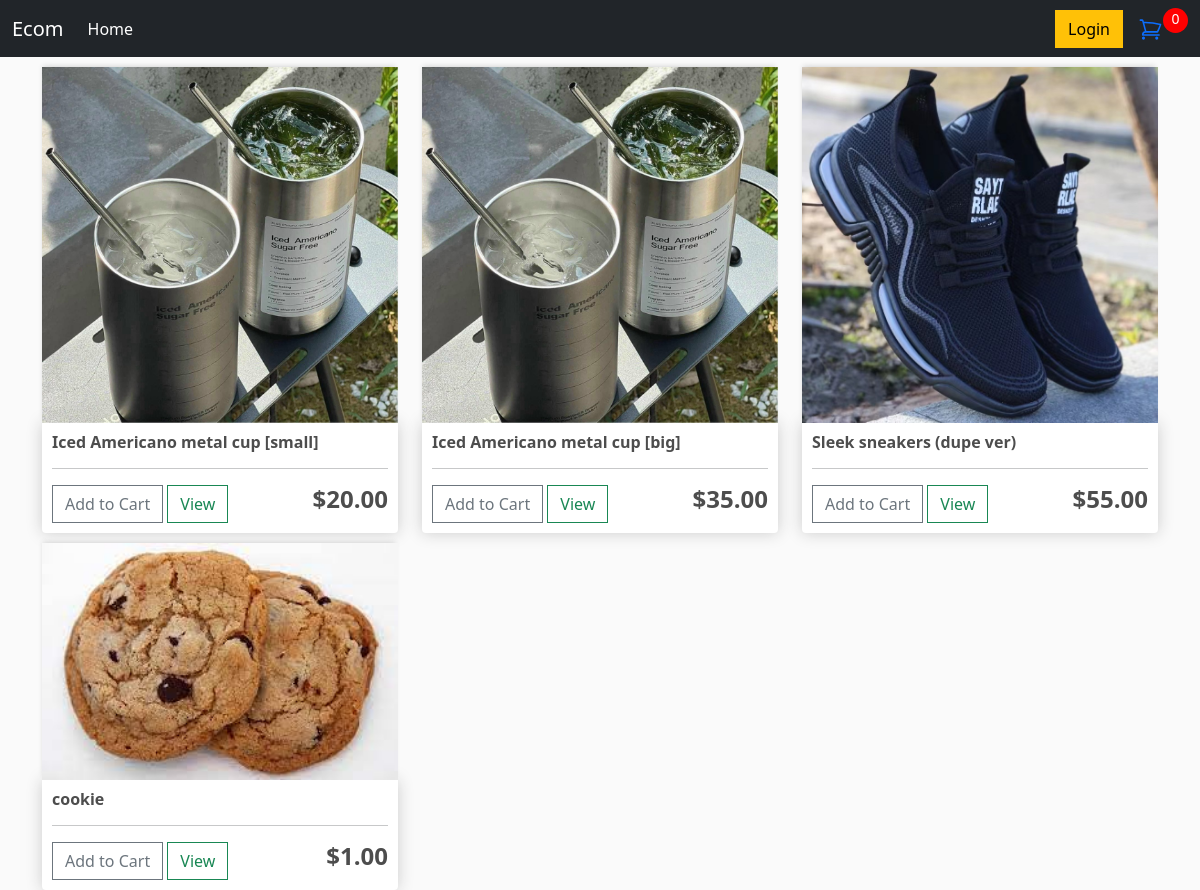
The page / on the database its author committed.
### store/models.py (models this page shows, shortened)
class Products(models.Model):
    name = models.CharField(max_length=200, null=True)
    description = models.TextField()
    price = models.DecimalField(max_digits=7, decimal_places=2)
    image = models.ImageField(null=True, blank=True)
    quantity = models.PositiveIntegerField(default=0)
    @property
    def imageURL(self):
        try:
            url = self.image.url
        except:
            url = ''
        return url

### store/views.py (the view)
# urls.py: path('', include('store.urls')),
def store(request):
    data = cartData(request)
    cartItems = data['cartItems']
    order = data['order']
    items = data['items']
    products = Products.objects.all()
    context = {'products': products, 'cartItems': cartItems, 'cartlength': 0}
    return render(request, 'store.html', context)

### store/utils.py (called while the page is built, shortened)
def cookieCart(request):
    try:
        cart = json.loads(request.COOKIES['cart'])
    except:
        cart = {}
    print('cart: ', cart)
    items = []
    order = {'get_cart_total': 0, 'get_cart_items': 0, 'shipping': False}
    cartItems = order['get_cart_items']
    return {'cartItems' : cartItems, 'order' : order, 'items' : items}

def cartData(request):
    if request.user.is_authenticated:
        customer = request.user.customer
        order, created = Order.objects.get_or_create(
            customer=customer, complete=False)
        items = order.orderitem_set.all()
        cartItems = order.get_cart_items
    else:
        cookieData = cookieCart(request)
        cartItems = cookieData['cartItems']
        items = cookieData['items']
        order = cookieData['order']
    return {'cartItems' : cartItems, 'order' : order, 'items' : items}

### store/templates/store.html
{% extends 'main.html' %} {% load static %} {% block content %}
<link rel="stylesheet" href="{% static 'CSS/main.css' %}" />
<div class="container">
  <div class="row">
    {% for product in products %}
    <div class="col-lg-4">
        <img class="thumbnail" src="{{product.imageURL}}" />
        <div class="box-element product">
            <h6><strong>{{product.name}}</strong></h6>
            <hr />
            <button data-img="{{product.imageURL}}" data-name="{{product.name}}" data-product="{{product.id}}" data-action="add" data-price="{{product.price}}" class="btn btn-outline-secondary add-btn update-cart">
                Add to Cart
            </button>
            <a class="btn btn-outline-success" href="{% url 'product_detail' product.pk %}">View</a>
            <h4 style="float: right">
                <strong>${{product.price}}</strong>
            </h4>
        </div>
    </div>
    {% endfor %}
</div>
{% endblock content %}

### static/CSS/main.css (style rules this page uses)
body { --backgroundcolor: #d1cfe2; --textcolor: #9cadce; --highlighttextcolor: #8a8dba; --elementcolor: #7ec4cf; background-color: var(--backgroundcolor); position: relative; }
body { background-color: hsl(0, 0%, 98%); }
h1, h2, h3, h4, h5, h6 { color: hsl(0, 0%, 30%); }
.box-element { box-shadow: hsl(0, 0%, 80%) 0 0 16px; background-color: #fff; border-radius: 4px; padding: 10px; }
.thumbnail { width: 100%; -webkit-box-shadow: -1px -3px 5px -2px rgba(214, 214, 214, 1); -moz-box-shadow: -1px -3px 5px -2px rgba(214, 214, 214, 1); box-shadow: -1px -3px 5px -2px rgba(214, 214, 214, 1); }
.product { border-radius: 0 0 4px 4px; }
.col-lg-4, .col-lg-6, .col-lg-8, .col-lg-12 { margin-top: 10px; }
.btn { border-radius: 0; }

### rows shown on the page
Products: imageURL (picture), name "Iced Americano metal cup [small]", price "20.00"
Products: imageURL (picture), name "Iced Americano metal cup [big]", price "35.00"
Products: imageURL (picture), name "Sleek sneakers (dupe ver)", price "55.00"
Products: imageURL (picture), name "cookie", price "1.00"

### other values the page prints
{{ cartItems }} "0"
